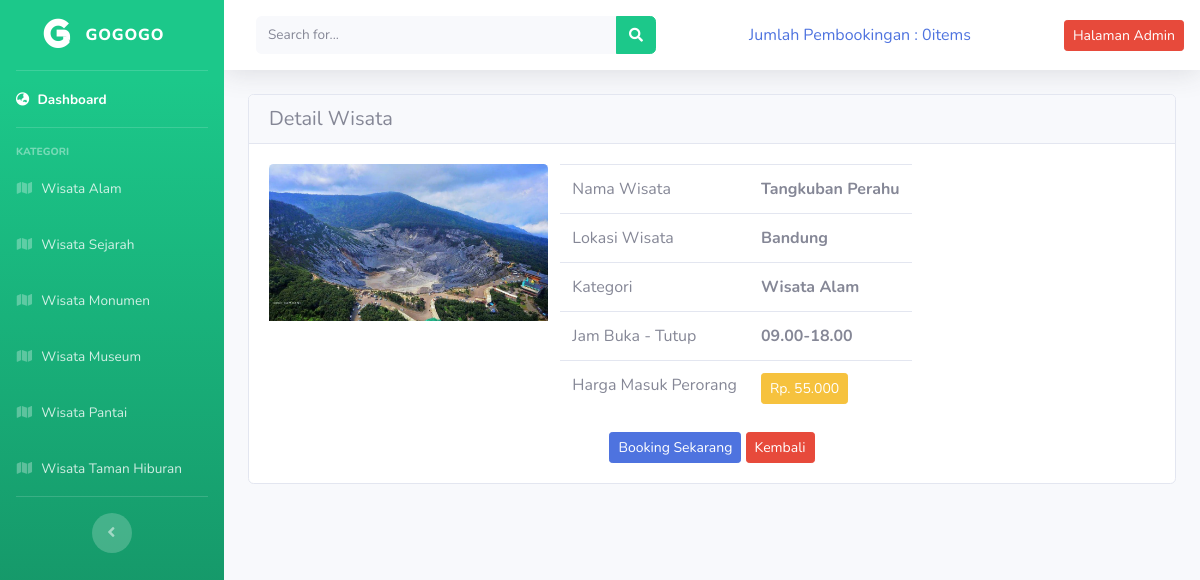
The page /index.php/wisata/detail/1 on the database its author committed.
### tables this page shows
CREATE TABLE `db_wisata` (
  `id_wisata` int(11) NOT NULL,
  `nama_wisata` varchar(50) NOT NULL,
  `tempat_wisata` varchar(50) NOT NULL,
  `kategori` varchar(25) NOT NULL,
  `buka_tutup` varchar(15) NOT NULL,
  `harga` varchar(25) NOT NULL,
  `gambar_wisata` text NOT NULL
);

### application/controllers/Wisata.php (called while the page is built, shortened)
<?php
class Wisata extends CI_Controller{
	public function detail($id_wisata){
		$data['wisata'] = $this->model_wisata->detail_booking($id_wisata);
		$this->load->view('templates/header');
		$this->load->view('templates/sidebar');
		$this->load->view('detail_wisata', $data);
		$this->load->view('templates/footer');
	}
}

### index.php (called while the page is built, shortened)
<?php
require_once BASEPATH.'core/CodeIgniter.php';

### application/models/model_wisata.php (called while the page is built, shortened)
<?php
class Model_wisata extends CI_Model{
	public function detail_booking($id_wisata){
		$result = $this->db->where('id_wisata',$id_wisata)->get('db_wisata');
		if($result->num_rows() >0){
			return $result->result();
		} else {
			return false;
		}
	}
}

### application/views/detail_wisata.php (the view)
<div class="container-fluid">
	<div class="card">
		<h5 class="card-header">Detail Wisata</h5>
		<div class="card-body">
			<?php foreach($wisata as $wst) : ?>
				<div class="row">
					<div class="col-md-4">
						<img src="<?php echo base_url().'/uploads/'.$wst->gambar_wisata  ?>" class="card-img-top" >
					</div>
					<div class="cold-md-8">
						<table class="table">
							<tr>
								<td>Nama Wisata</td>
								<td><strong><?php echo $wst->nama_wisata ?></strong></td>
							</tr>
							<tr>
								<td>Lokasi Wisata</td>
								<td><strong><?php echo $wst->tempat_wisata ?></strong></td>
							</tr>
							<tr>
								<td>Kategori</td>
								<td><strong><?php echo $wst->kategori ?></strong></td>
							</tr>
							<tr>
								<td>Jam Buka - Tutup</td>
								<td><strong><?php echo $wst->buka_tutup ?></strong></td>
							</tr>
							<tr>
								<td>Harga Masuk Perorang</td>
								<td><strong><div class="btn btn-sm btn-warning">Rp. <?php echo number_format( $wst->harga,0,',','.') ?></div></strong></td>
							</tr>
						</table>
					</div>
				</div>
				<div align="center">
					<?php echo anchor('wisata/booking/'.$wst->id_wisata,'<div class="btn btn-sm btn-primary"> Booking Sekarang </div>')?>
					<?php echo anchor('wisata/index/'.$wst->id_wisata,'<div class="btn btn-sm btn-danger"> Kembali </div>')?>
				</div>
			<?php endforeach; ?>
		</div>
	</div>
</div>

### rows shown on the page
db_wisata: gambar_wisata (picture), nama_wisata "Tangkuban Perahu", tempat_wisata "Bandung", kategori "Wisata Alam", buka_tutup "09.00-18.00", harga "55.000", id_wisata "Booking Sekarang", id_wisata "Kembali"

### other values the page prints
anchor('wisata/detail_booking', $booking) "Jumlah Pembookingan : 0items"
